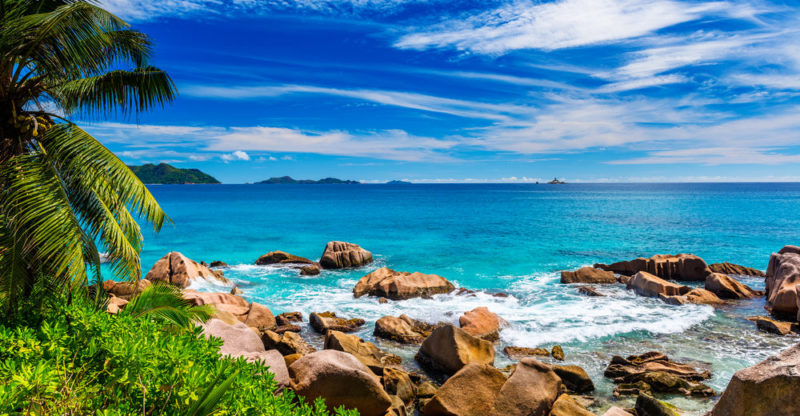
#> input picture Taller 2/Imagenes/mar.jpg, 800 x 416 px, found by its file name
$ python Laboratorio2.py
#> lines starting #> are read from the running program, lines starting #| are printed output that depends on the picture
import cv2
import matplotlib.pyplot as plt

imagen = cv2.imread('Taller 2/Imagenes/mar.jpg')
#> imagen is the input picture: shape (416, 800, 3); mean B, G, R 142.9, 129.2, 82.1

canal_azul = imagen[:, :, 0]
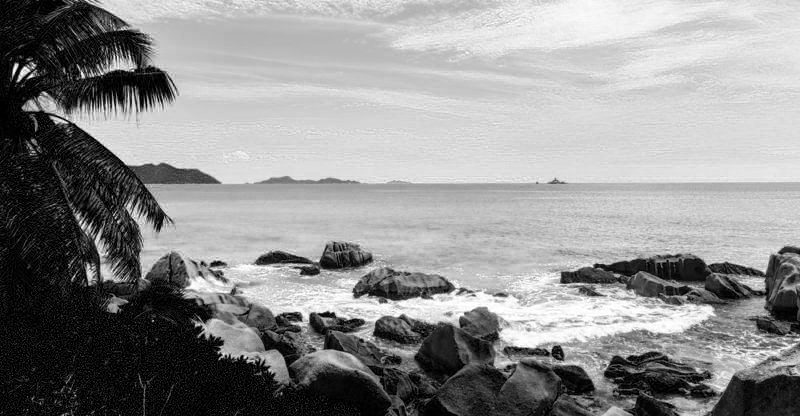
#> canal_azul: shape (416, 800); min 0, max 255, mean 142.9
canal_verde = imagen[:, :, 1]
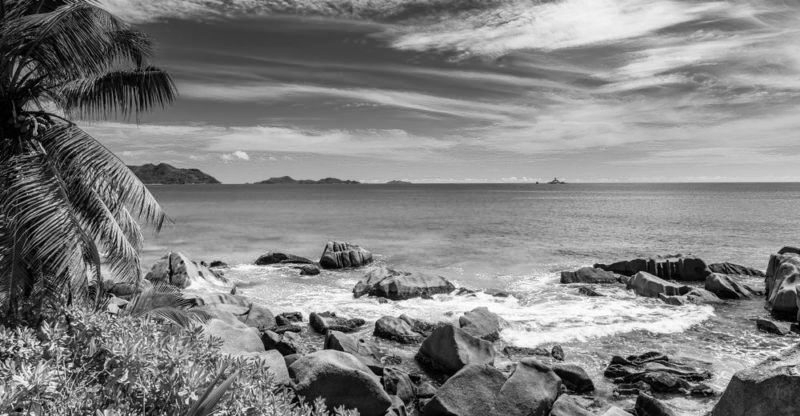
#> canal_verde: shape (416, 800); min 0, max 255, mean 129.2
canal_rojo = imagen[:, :, 2]
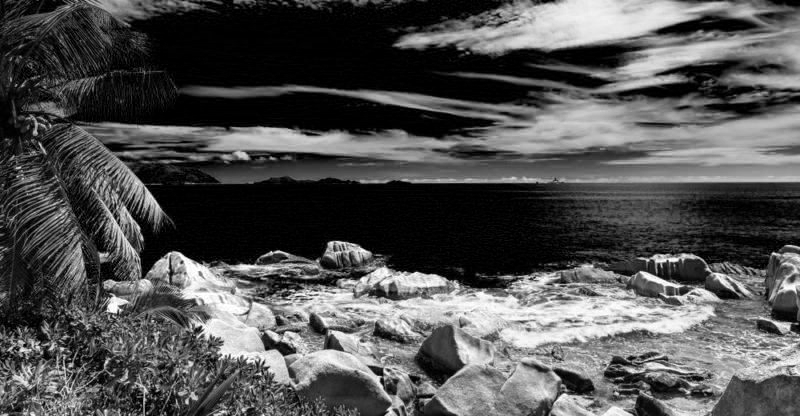
#> canal_rojo: shape (416, 800); min 0, max 255, mean 82.1

hist_azul = cv2.calcHist([imagen], [0], None, [256], [0, 256])
#> hist_azul = 256 values, max 14275 at index 0, min 264 at index 254, mean 1300
hist_verde = cv2.calcHist([imagen], [1], None, [256], [0, 256])
#> hist_verde = 256 values, max 2782 at index 171, min 55 at index 254, mean 1300
hist_rojo = cv2.calcHist([imagen], [2], None, [256], [0, 256])
#> hist_rojo = 256 values, max 30931 at index 0, min 76 at index 253, mean 1300

plt.plot(hist_azul, color='blue', label='Azul')
plt.plot(hist_verde, color='green', label='Verde')
plt.plot(hist_rojo, color='red', label='Rojo')

plt.title("Histograma por Canal de Color")
plt.xlabel("Valor del Píxel (0-255)")
plt.ylabel("Frecuencia (Cantidad de píxeles)")
plt.legend()
plt.savefig('histograma_resultado.png')
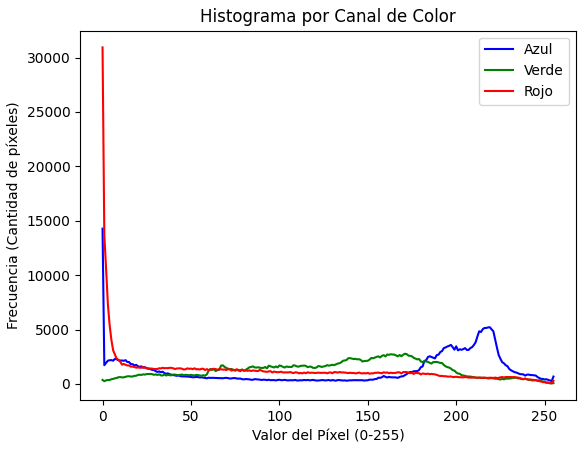
#> figure drawn by matplotlib, 1 panel; curve peaks at x = 0, y = 14275; curve peaks at x = 171, y = 2782; curve peaks at x = 0, y = 30931
print("Gráfica guardada como histograma_resultado.png")

$ run again, with Taller 2/Imagenes/paisaje.jpg copied over Taller 2/Imagenes/mar.jpg
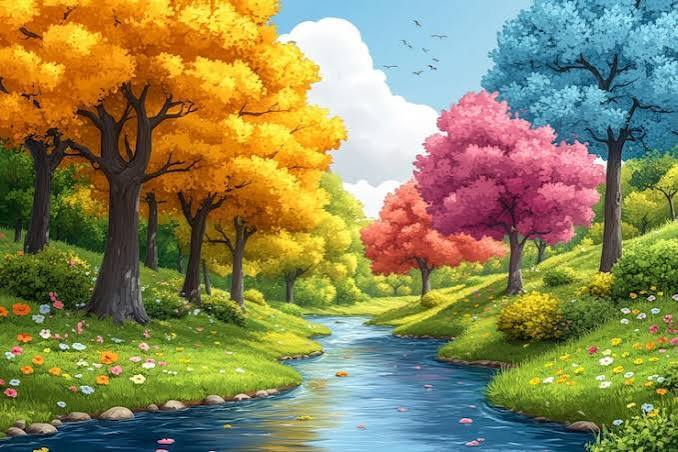
#> input picture Taller 2/Imagenes/paisaje.jpg, 678 x 452 px, found by its file name
#> imagen is the input picture: shape (452, 678, 3); mean B, G, R 88.2, 133.9, 139
#> `canal_rojo = imagen[:, :, 2]`:
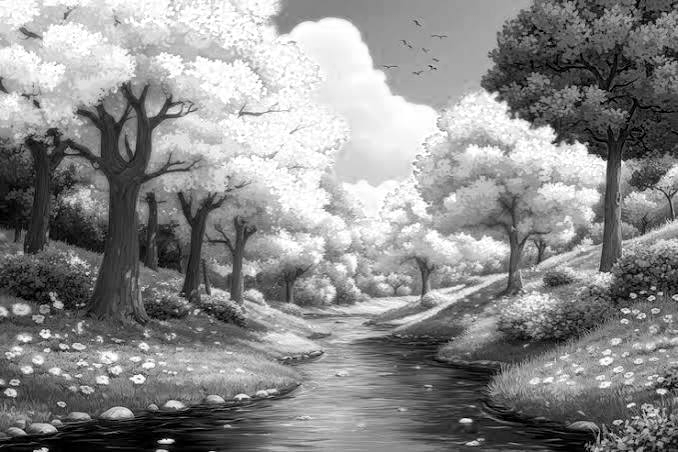
#> canal_rojo: shape (452, 678); min 0, max 255, mean 139
#> hist_azul = 256 values, max 11444 at index 0, min 359 at index 216, mean 1197.1
#> hist_verde = 256 values, max 2173 at index 214, min 22 at index 1, mean 1197.1
#> hist_rojo = 256 values, max 6990 at index 255, min 284 at index 1, mean 1197.1
#> `plt.savefig('histograma_resultado.png')`:
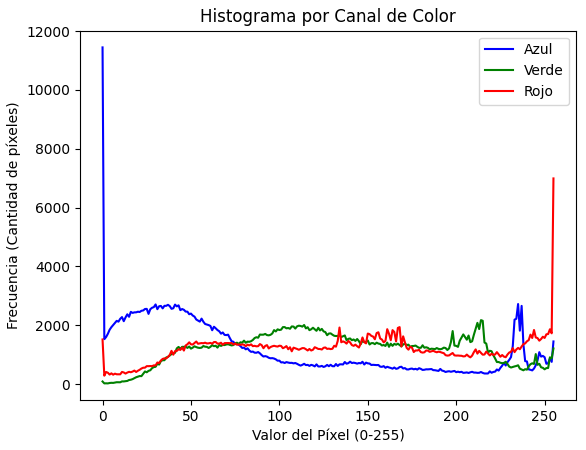
#> figure drawn by matplotlib, 1 panel; curve peaks at x = 0, y = 11444; curve peaks at x = 214, y = 2173; curve peaks at x = 255, y = 6990
